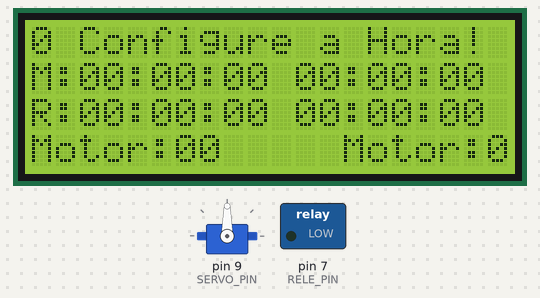
Bench run of a sketch on a simulated Arduino Uno, built with avr-gcc and run on an emulated ATmega328P. Shown: servo, 20×4 character LCD, switched loads named in the sketch (green lamp = pin HIGH). The local clock reads 2024-03-15 10:24:30 at power-on unless the sketch sets it.

Above: at 0.1 s.
At 30.16 s:
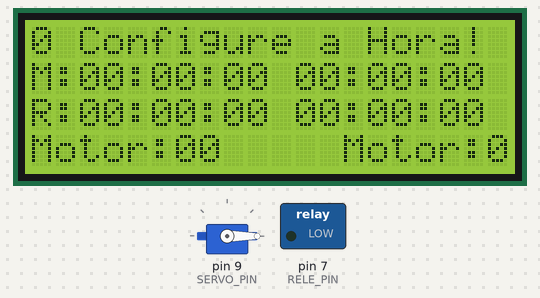
At 32.78 s:
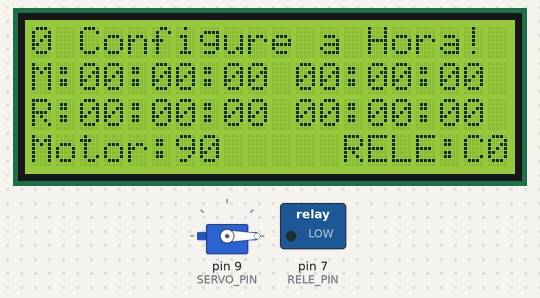
At 94.1 s:
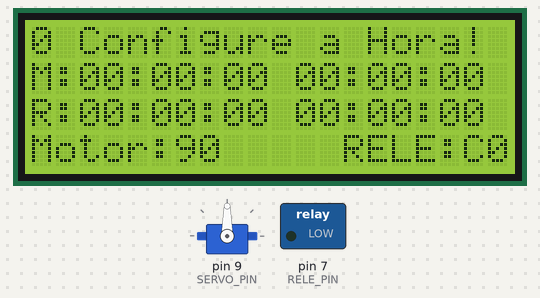
Timing chart, 0 to 95.6 s (numbered marks = the images above):
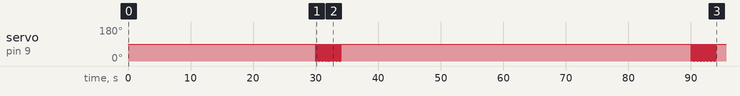

The sketch:

T4TF_UNO2_-_Douglas_P_Rodrigues.ino
```cpp
//------------------------------------------------------------------------------------- INCLUDES
#include <LiquidCrystal.h>
#include <Servo.h>
#include <Wire.h>
#include <DS1307.h>


//------------------------------------------------------------------------------------- DEFINES

#define SERVO_PIN 9
#define RELE_PIN 7


//------------------------------------------------------------------------------------- INICIALIZAÇÃO DAS BIBLIOTECAS
// initialize the library by associating any needed LCD interface pin
// with the arduino pin number it is connected to
const int rs = 12, en = 11, d4 = 5, d5 = 4, d6 = 3, d7 = 2;
LiquidCrystal lcd(rs, en, d4, d5, d6, d7);


//------------------------------------------------------------------------------------- VAR GLOBAIS
// these constants won't change.  But you can change the size of
// your LCD using them:
const int numRows = 4;
const int numCols = 20;
static int estado_codigo=0, angulo, aux_hora=0, RL_STATUS=0;
Servo meuservo;
DS1307 clock;//define a object of DS1307 class

typedef struct{
  char ENDERECO;
  char STATUS_CONFIG_HORA;
  char DATA_HORA = 0;
  char DATA_MINUTO = 0;
  char DATA_SEGUNDO = 0;
  char DATA_DIA = 0;
  char DATA_MES =0 ;
  char DATA_ANO = 0;
  char LIGA_RELE_HORA = 0;
  char LIGA_RELE_MIN = 0;
  char LIGA_RELE_SEG = 0;
  char DESLIGA_RELE_HORA = 0;
  char DESLIGA_RELE_MIN = 0;
  char DESLIGA_RELE_SEG = 0;
  char SERVO;
  char LIGA_SERVO_HORA = 0;
  char LIGA_SERVO_MIN = 0;
  char LIGA_SERVO_SEG = 0;
  char DESLIGA_SERVO_HORA = 0;
  char DESLIGA_SERVO_MIN = 0;
  char DESLIGA_SERVO_SEG = 0;
  char fim = '.';
}estrutura;
estrutura DADOS_UNO2RX, DADOS_UNO2;
int escreve_pos_servo=0;
char dadoRx;


//------------------------------------------------------------------------------------- FUNÇÕES


//--------------------------------------------------- ESCREVE A HORA NA SERIAL
void printTime(){
  if (aux_hora == 0){
  lcd.setCursor(2,0);
  lcd.print("Configure a Hora!");

  }
  else {
  clock.getTime();
  lcd.setCursor(1,0);
  lcd.print(clock.hour, DEC);
  lcd.print(":");
  lcd.print(clock.minute, DEC);
  lcd.print(":");
  lcd.print(clock.second, DEC);


  lcd.setCursor(10,0);
  lcd.print(clock.month, DEC);
  lcd.print("/");
  lcd.print(clock.dayOfMonth, DEC);
  lcd.print("/");
  lcd.print(clock.year, DEC);

  delay(50);

  }

}

//--------------------------------------------------- ESCREVE LCD
void ESCREVE_LCD(){
 char buffer[30];

 lcd.setCursor(0,1);
 sprintf(buffer,"M:%.2d:%.2d:%.2d",DADOS_UNO2.LIGA_SERVO_HORA,DADOS_UNO2.LIGA_SERVO_MIN,DADOS_UNO2.LIGA_SERVO_SEG);
 lcd.print(buffer);
 lcd.setCursor(11,1);
 sprintf(buffer,"%.02d:%.2d:%.2d",DADOS_UNO2.DESLIGA_SERVO_HORA,DADOS_UNO2.DESLIGA_SERVO_MIN,DADOS_UNO2.DESLIGA_SERVO_SEG);
 lcd.print(buffer);

 lcd.setCursor(0,2);
 sprintf(buffer,"R:%.2d:%.2d:%.2d",(int)DADOS_UNO2.LIGA_RELE_HORA,(int)DADOS_UNO2.LIGA_RELE_MIN,(int)DADOS_UNO2.LIGA_RELE_SEG);
 lcd.print(buffer);
 lcd.setCursor(11,2);
 sprintf(buffer,"%.2d:%.2d:%.2d",DADOS_UNO2.DESLIGA_RELE_HORA,DADOS_UNO2.DESLIGA_RELE_MIN,DADOS_UNO2.DESLIGA_RELE_SEG);
 lcd.print(buffer);

 lcd.setCursor(0,3);
 sprintf(buffer,"Motor:%.2d",DADOS_UNO2.SERVO);
 lcd.print(buffer);


 lcd.setCursor(13,3);
 if (RL_STATUS == 1)  sprintf(buffer,"RELE:O");
 else if (RL_STATUS == 2)  sprintf(buffer,"RELE:C");
 lcd.print(buffer);


}


//--------------------------------------------------- ESCREVE MOTOR
void ESCREVE_MOTOR(int posicao_servo){
  escreve_pos_servo = map(posicao_servo , 0, 180, 0, 255);      // scale it to use it with the servo (value between 0 and 180)
  meuservo.write(posicao_servo);                             // sets the servo position according to the scaled value
  DADOS_UNO2.SERVO = posicao_servo;
  delay(15);                                                      // waits for the servo to get there
}


//--------------------------------------------------- CONFIGURA HORA
void CONFIG_HORA (void){
  clock.fillByYMD(DADOS_UNO2.DATA_ANO,DADOS_UNO2.DATA_MES,DADOS_UNO2.DATA_DIA);//Jan 19,2013
  clock.fillByHMS(DADOS_UNO2.DATA_HORA,DADOS_UNO2.DATA_MINUTO,DADOS_UNO2.DATA_SEGUNDO);//15:28 30"
  clock.setTime();//write time to the RTC chip
  DADOS_UNO2.STATUS_CONFIG_HORA = '0';
  aux_hora = 1;
  lcd.clear();
  delay(50);
}


//--------------------------------------------------- ACIONA RELE
void ACIONA_RELE(void){
  clock.getTime();
  lcd.setCursor(8,1);

  if ((clock.hour >= (int)DADOS_UNO2.LIGA_RELE_HORA)){
    if ((clock.minute >= (int)DADOS_UNO2.LIGA_RELE_MIN)){
      if((clock.second >= (int)DADOS_UNO2.LIGA_RELE_SEG) && (clock.second <= (int)DADOS_UNO2.LIGA_RELE_SEG+3)){
      digitalWrite(RELE_PIN, HIGH);
      RL_STATUS=1;
      }
    }
  }

  if ((clock.hour >= (int)DADOS_UNO2.DESLIGA_RELE_HORA)){
    if ((clock.minute >= (int)DADOS_UNO2.DESLIGA_RELE_MIN)){
      if((clock.second >=(int)DADOS_UNO2.DESLIGA_RELE_SEG) && (clock.second <= (int)DADOS_UNO2.DESLIGA_RELE_SEG+3)){
      digitalWrite(RELE_PIN, LOW);
      RL_STATUS=2;
      }
    }
  }

}

//--------------------------------------------------- ACIONA SERVO
void ACIONA_SERVO(void){
  clock.getTime();

  if ((clock.hour >= (int)DADOS_UNO2.LIGA_SERVO_HORA)){
    if ((clock.minute >= (int)DADOS_UNO2.LIGA_SERVO_MIN)){
      if((clock.second >= (int)DADOS_UNO2.LIGA_SERVO_SEG) && (clock.second <= (int)DADOS_UNO2.LIGA_SERVO_SEG+3)){
      ESCREVE_MOTOR(0);
      }
    }
  }

  if ((clock.hour >= (int)DADOS_UNO2.DESLIGA_SERVO_HORA)){
    if ((clock.minute >= (int)DADOS_UNO2.DESLIGA_SERVO_MIN)){
      if((clock.second >=(int)DADOS_UNO2.DESLIGA_SERVO_SEG) && (clock.second <= (int)DADOS_UNO2.DESLIGA_SERVO_SEG+3)){
      ESCREVE_MOTOR(90);
      }
    }
  }

}


//------------------------------------------------------------------------------------- SETUP
void setup() {
  meuservo.attach(SERVO_PIN);
  lcd.begin(numCols, numRows);
  Serial.begin(9600);
  clock.begin();
  pinMode(RELE_PIN, OUTPUT);


}


//------------------------------------------------------------------------------------- WHILE1
void loop() {
    printTime();
    ACIONA_RELE();
    ACIONA_SERVO();
    ESCREVE_LCD();
   if (Serial.available()){
      Serial.readBytesUntil('.',(char*)&DADOS_UNO2, sizeof(DADOS_UNO2));
      if (DADOS_UNO2.ENDERECO == '2'){
          if (DADOS_UNO2.STATUS_CONFIG_HORA == '1'){
          CONFIG_HORA();
        }
      }
    }
}
```
